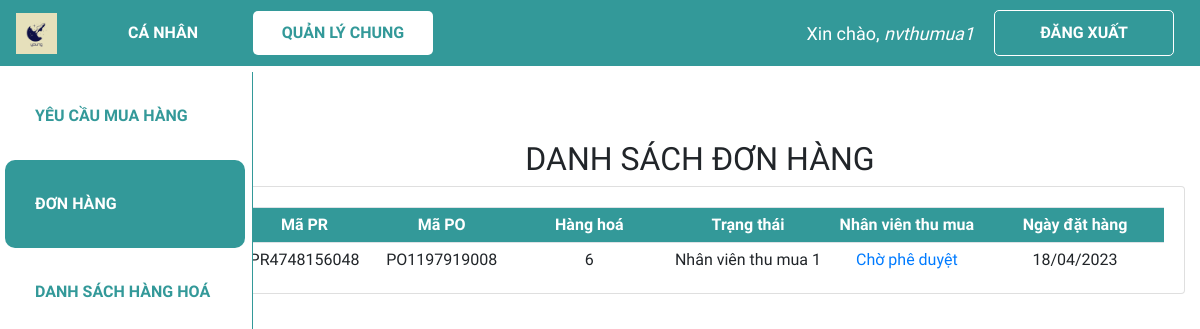
/dspo/ (signed in), run on an earlier commit of the app's database.
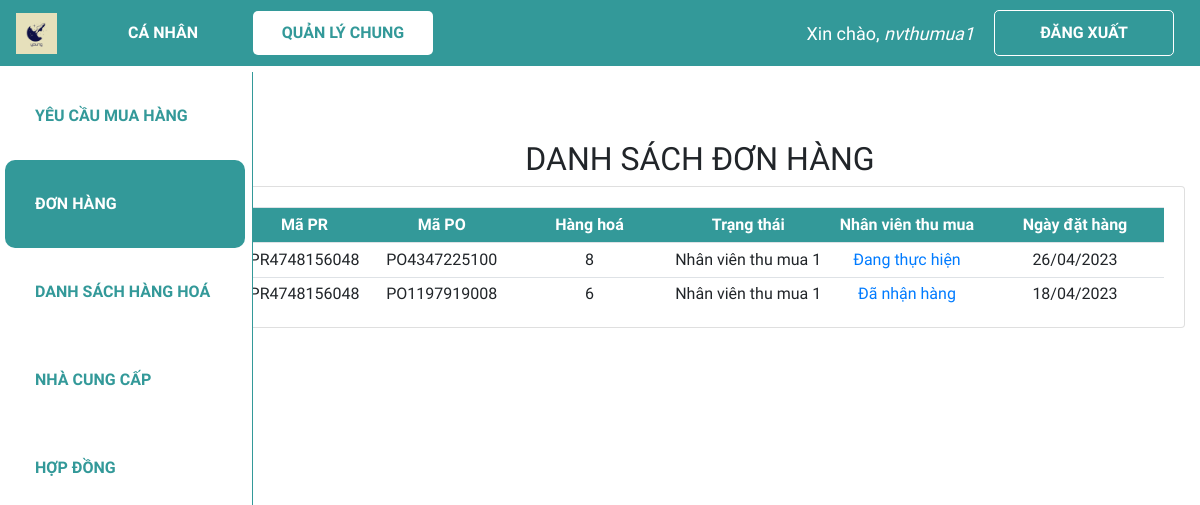
And on a later commit of the database.
### web_core/models.py (models this page shows, shortened)
class PO(models.Model):
    danh_muc_trang_thai = (
        ('Chờ phê duyệt', 'Chờ phê duyệt'),
        ('Đang thực hiện', 'Đang thực hiện'),
        ('Đã nhận hàng', 'Đã nhận hàng'),
        ('Đã hoàn thành', 'Đã hoàn thành'),
    )
    ma_PO = ShortUUIDField(
        verbose_name='Mã PO',
        length=10,
        max_length=12,
        prefix="PO",
        alphabet="0123456789",
        primary_key=True
    )
    ma_PR = models.ForeignKey(PR, on_delete = models.CASCADE, verbose_name = 'Mã PR', blank = True, null = True)
    ma_hang_hoa = models.ForeignKey(HANGHOA, on_delete = models.CASCADE, verbose_name = 'Mã hàng hoá', blank = True, null = True)
    so_luong = models.IntegerField('Số lượng', validators = [MinValueValidator(0)], default = 0)
    ma_hop_dong = models.ForeignKey(HOPDONG, on_delete = models.SET_NULL, verbose_name = 'Mã hợp đồng', blank = True, null = True)
    ma_nhan_vien_tao = models.ForeignKey(NHANVIEN, on_delete=models.SET_NULL, verbose_name = 'Mã nhân viên tạo', related_name = 'nv_tao_PO', null=True)
    ma_ncc = models.ForeignKey(NCC, on_delete = models.SET_NULL, verbose_name = 'Mã nhà cung cấp', blank = True, null = True)
    ngay_tao = models.DateTimeField('Ngày tạo', default = datetime.now)
    ngay_cap_nhat = models.DateTimeField('Ngày cập nhật', default = datetime.now)
    trang_thai = models.CharField('Trạng thái PO', max_length = 100, choices=danh_muc_trang_thai, default='Đang xem xét', blank = True, null = True)
    ma_quan_ly_duyet = models.ForeignKey(NHANVIEN, on_delete = models.SET_NULL, verbose_name = 'Mã quản lý duyệt', related_name = 'quan_ly', blank = True, null = True)

class PR(models.Model):
    danh_muc_trang_thai = (
        ('Chờ phân công', 'Chờ phân công'),
        ('Đang thực hiện', 'Đang thực hiện'),
        ('Đã hoàn thành', 'Đã hoàn thành'),
    )
    ma_PR = ShortUUIDField(
        verbose_name='Mã PR',
        length=10,
        max_length=12,
        prefix="PR",
        alphabet="0123456789",
        primary_key=True
    )
    ma_nhan_vien_tao = models.ForeignKey(NHANVIEN, on_delete = models.CASCADE, verbose_name = 'Mã nhân viên tạo', related_name = 'nv_tao_PR', blank = True, null = True)
    ma_nhan_vien_phu_trach = models.ForeignKey(NHANVIEN, on_delete = models.SET_NULL, verbose_name = 'Mã nhân viên phụ trách',  related_name = 'nv_phutrach_PR', blank = True, null = True)
    ngay_tao = models.DateTimeField('Ngày tạo', default = datetime.now)
    ngay_cap_nhat = models.DateField('Ngày cập nhật', default = datetime.now)
    ten_PR = models.CharField('Tên PR', max_length = 300)
    trang_thai = models.CharField('Trạng thái PR', max_length = 100, choices=danh_muc_trang_thai, default='Đang xem xét', null=True)

class HANGHOA(models.Model):
    ma_HH = ShortUUIDField(
        verbose_name='Mã hàng hoá',
        length=10,
        max_length=12,
        prefix="HH",
        alphabet="0123456789",
        primary_key=True
    )
    ten_hang_hoa = models.CharField('Tên hàng hoá', max_length = 100, null=True)
    so_luong_ton = models.IntegerField('Số lượng tồn', validators = [MinValueValidator(0)], default = 0)

class NHANVIEN(models.Model):
    danh_muc_phong_ban = (
        ('Thu mua', 'Thu mua'),
        ('Kho', 'Kho'),
        ('Kế toán', 'Kế toán'),
        ('Khác', 'Khác')
    )
    danh_muc_chuc_vu = (
        ('Quản lí', 'Quản lí'),
        ('Nhân viên', 'Nhân viên'),
    )
    user = models.OneToOneField(User, null=True, blank=True, on_delete=models.CASCADE)
    ma_NV = ShortUUIDField(
        verbose_name='Mã nhân viên',
        length=10,
        max_length=12,
        prefix="NV",
        alphabet="0123456789",
        primary_key=True
    )
    ho_ten = models.CharField('Họ tên', max_length = 100, null=True)
    phong_ban = models.CharField('Phòng ban', max_length = 50, choices=danh_muc_phong_ban, null=True)
    chuc_vu = models.CharField('Chức vụ', max_length = 50, choices=danh_muc_chuc_vu, null=True)

### web_core/views.py (the view)
# urls.py: path('dspo/', views.dspo, name='quanli_dspo'),
@login_required(login_url='login')
def dspo(request):
    update_all_po_status()
    dspo = PO.objects.all().order_by('-ngay_tao')
    context = {'dspo':dspo}
    return render(request, 'web_core/dspo.html', context)

### web_core/templatetags/index.py (called while the page is built)
@register.filter
def first_group_name(user):
    groups = user.groups.all()
    if groups:
        return groups[0].name
    return ''

### web_core/views.py (called while the page is built)
def update_all_po_status():
    dspo = PO.objects.all().order_by('-ngay_tao')
    for po in dspo:
        if po.ma_quan_ly_duyet and po.trang_thai == 'Chờ phê duyệt':
            po.trang_thai='Đang thực hiện'
        elif not po.ma_quan_ly_duyet and po.trang_thai != 'Chờ phê duyệt':
            po.trang_thai='Chờ phê duyệt'
        po.save()

### web_core/templates/web_core/dspo.html (shortened to what this page needs)
{% extends 'web_core/main.html' %}
{% block content %}
<h2 class="table-title" style>DANH SÁCH ĐƠN HÀNG</h2>
<div class="card card-body">
    <table class='table table-sm'>
        <tr class="table-head">
            <th class="small-content">Mã PR</th>
            <th class="small-content">Mã PO</th>
            <th class="mid-content">Hàng hoá</th>
            <th class="mid-content">Trạng thái</th>
            <th class="mid-content">Nhân viên thu mua</th>
            <th class="mid-content">Ngày đặt hàng</th>
        </tr>
        {% for po in dspo %}
        <tr>
            <td class="small-content">{{po.ma_PR.ma_PR}}</td>
            <td class="small-content">{{po.ma_PO}}</td>
            <td class="mid-content">{{po.ma_hang_hoa.ten_hang_hoa}}</td>
            <td class="mid-content">{{po.ma_nhan_vien_tao.ho_ten}}</td>
            <td class="mid-content"><a href="{% url 'quanli_xem_po' po.ma_PO %}">{{po.trang_thai}}</a></td>
            <td class="mid-content">{{po.ngay_tao|date:"d/m/Y"}}</td>
        </tr>
        {% endfor %}
    </table>
</div>
{% endblock %}

### web_core/templates/web_core/main.html (shortened to what this page needs)
{% load static %}
<!DOCTYPE html>
<html lang="en">
<head>
  <link rel="stylesheet" href="https://cdn.jsdelivr.net/npm/bootstrap@4.3.1/dist/css/bootstrap.min.css"
 />
  <link rel="stylesheet" type="text/css" href="{% static '/css/main.css' %}">
</head>
<body>
  {% include 'web_core/navbar.html' %}
  <div class="container-fluid" style="margin-top:90px;">
    {% with request.resolver_match.url_name as url_name %}
    {% if 'login' not in url_name %}
    <div class="row">
      <div class="col-md-2">
        {% if 'canhan' in url_name %}
          {% include 'web_core/sidebar_canhan.html' %}
        {% else %}
          {% include 'web_core/sidebar.html' %}
        {% endif %}
      </div>
      <div class="col-md-10">
        {% block content %}
        {% endblock %}
      </div>
    </div>
    {% else %}
    {% block content_login %}
    {% endblock %}
    {% endif %}
    {% endwith %}
</body>
</html>

### web_core/templates/web_core/navbar.html (shortened to what this page needs)
{% load static %}
<nav class="navbar navbar-expand-lg my-navbar fixed-top">
    <a href="{% url 'home' %}">
        <img class="navbar-brand" alt="logo-brand" src="{% static 'images/favicon.png' %}" height="50"
            style="padding-bottom: 4px" />
    </a>
    <div class="collapse navbar-collapse" id="navbarNav">
        {% with request.resolver_match.url_name as url_name %}
        <div class="navbar-nav">
            {% load index %}
            {% if request.user|first_group_name != 'quanly' %}
                <a class="nav-item nav-link my-nav-item {% if 'canhan' in url_name %}my-nav-active{% endif %} nav-canhan"
                href="{% url 'canhan_dspr' %}">Cá nhân</a>
            {% endif %}
            <a class="nav-item nav-link my-nav-item {% if 'quanli' in url_name %}my-nav-active{% endif %} nav-quanly"
                href="{% url 'quanli_dspr' %}">Quản lý chung</a>
        </div>
        {% endwith %}
    </div>
    {% with request.resolver_match.url_name as url_name %}
    {% if request.user.is_authenticated %}
    <span class="hello-msg">Xin chào, <span> {{request.user}} </span></span>
    <a class="nav-item nav-link my-nav-item my-btn" href="{% url 'logout' %}">Đăng xuất</a>
    {% else %}
    <a class="nav-item nav-link my-nav-item my-btn {% if url_name == 'login' %}my-nav-active{% endif %}"
        href="{% url 'login' %}">Đăng nhập</a>
    {% endif %}
    {% endwith %}
</nav>

### web_core/templates/web_core/sidebar.html (shortened to what this page needs)
<nav class="navbar navbar-expand-md my-navbar fixed-left">
    {% with request.resolver_match.url_name as url_name %}
    <div class="navbar-nav my-sidebar-nav">
        <a class="nav-item nav-link my-sidebar-item {% if 'pr' in url_name %}my-sidebar-active{% endif %}"
            href="{% url 'quanli_dspr' %}">Yêu cầu mua hàng</a>
        <a class="nav-item nav-link my-sidebar-item {% if 'po' in url_name %}my-sidebar-active{% endif %}"
            href="{% url 'quanli_dspo' %}">Đơn hàng</a>
        <a class="nav-item nav-link my-sidebar-item {% if 'hh' in url_name %}my-sidebar-active{% endif %}"
            href="{% url 'quanli_dshh' %}">Danh sách Hàng hoá</a>
        {% load index %}
        {% if request.user|first_group_name == 'thumua' or request.user|first_group_name == 'quanly' %}
        <a class="nav-item nav-link my-sidebar-item {% if 'ncc' in url_name %}my-sidebar-active{% endif %}"
            href="{% url 'quanli_dsncc' %}">Nhà cung cấp</a>
            <a class="nav-item nav-link my-sidebar-item {% if 'hd' in url_name %}my-sidebar-active{% endif %}"
            href="{% url 'quanli_dshd' %}">Hợp đồng</a>
        {% endif %}
    </div>
    {% endwith %}
</nav>

### web_core/static/css/main.css (style rules this page uses)
* { font-family: 'Baloo 2', cursive; }
html, body { margin: 0; padding: 0; height: 100%; overflow-x: hidden; }

### web_core/templates/web_core/navbar.html (style rules this page uses)
.my-navbar.fixed-top { position: fixed; color: #fff; background-color: #399; z-index: 10; }
.my-nav-item { color: #fff; font-weight: bold; padding: 9.6px 16px !important; text-transform: uppercase; border-radius: 5px; width: 180px; text-align: center; }
.my-nav-active, .my-nav-active:hover { color: #399; background-color: #fff; }
.my-btn { border: 1px solid #fff; margin-right: 10px; }
.hello-msg { font-size: 18px; color: #fff; margin-right: 20px; }
.hello-msg>span { font-style: italic; }

### web_core/templates/web_core/sidebar.html (style rules this page uses)
.my-navbar.fixed-left { position: fixed; top: 72px; left: 0; bottom: 0; padding: 0; z-index: 1; width: 253px; background: #fff; border-right: 1px solid #399; flex-flow: column nowrap; align-items: flex-start; }
.navbar-nav.my-sidebar-nav { flex-direction: column; }
.my-sidebar-item { color: #399; font-weight: bold; padding: 0 30px !important; margin: 0 5px; text-transform: uppercase; height: 88px; line-height: 88px; border-radius: 10px; width: 240px; }
.my-sidebar-active, .my-sidebar-active:hover { color: #fff; background-color: #399; }

### web_core/templates/web_core/dspo.html (style rules this page uses)
.col-md-2 { padding: 0; }
.col-md-10 { margin-top: 50px; }
.card-body { padding-bottom: 0px; }
.table-title { text-align: center; }
.table th, .table td { vertical-align: middle; text-align: center; }
.small-content { width: 150px; }
.mid-content { width: 240px; }
.table-head { color: #ffff; background-color: #399; }

What changed in the data, as far as the page shows it:
added PO: ma_PR.ma_PR "PR4748156048", ma_PO "PO4347225100", ma_hang_hoa.ten_hang_hoa "8", ma_nhan_vien_tao.ho_ten "Nhân viên thu mua 1", trang_thai "Đang thực hiện", ngay_tao "26/04/2023"
changed PO "PO1197919008": trang_thai "Chờ phê duyệt" → "Đã nhận hàng"
Also different on the page:
text now shown: "NHÀ CUNG CẤP HỢP ĐỒNG"
